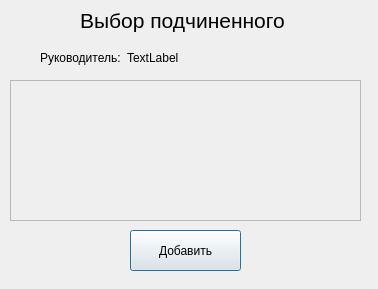
<?xml version="1.0" encoding="UTF-8"?>
<ui version="4.0">
 <class>AddSlaveDialog</class>
 <widget class="QDialog" name="AddSlaveDialog">
  <property name="geometry">
   <rect>
    <x>0</x>
    <y>0</y>
    <width>378</width>
    <height>289</height>
   </rect>
  </property>
  <property name="windowTitle">
   <string>Dialog</string>
  </property>
  <widget class="QLabel" name="label">
   <property name="geometry">
    <rect>
     <x>80</x>
     <y>0</y>
     <width>211</width>
     <height>41</height>
    </rect>
   </property>
   <property name="font">
    <font>
     <pointsize>16</pointsize>
    </font>
   </property>
   <property name="text">
    <string>Выбор подчиненного</string>
   </property>
  </widget>
  <widget class="QScrollArea" name="scrollArea">
   <property name="geometry">
    <rect>
     <x>10</x>
     <y>80</y>
     <width>351</width>
     <height>141</height>
    </rect>
   </property>
   <property name="widgetResizable">
    <bool>true</bool>
   </property>
   <widget class="QWidget" name="scrollAreaWidgetContents">
    <property name="geometry">
     <rect>
      <x>0</x>
      <y>0</y>
      <width>349</width>
      <height>139</height>
     </rect>
    </property>
   </widget>
  </widget>
  <widget class="QPushButton" name="btnSave">
   <property name="geometry">
    <rect>
     <x>130</x>
     <y>230</y>
     <width>111</width>
     <height>41</height>
    </rect>
   </property>
   <property name="text">
    <string>Добавить</string>
   </property>
  </widget>
  <widget class="QWidget" name="layoutWidget">
   <property name="geometry">
    <rect>
     <x>40</x>
     <y>50</y>
     <width>285</width>
     <height>15</height>
    </rect>
   </property>
   <layout class="QHBoxLayout" name="horizontalLayout">
    <item>
     <widget class="QLabel" name="label_2">
      <property name="text">
       <string>Руководитель:</string>
      </property>
     </widget>
    </item>
    <item>
     <widget class="QLabel" name="txtMaster">
      <property name="minimumSize">
       <size>
        <width>200</width>
        <height>0</height>
       </size>
      </property>
      <property name="text">
       <string>TextLabel</string>
      </property>
     </widget>
    </item>
   </layout>
  </widget>
 </widget>
 <resources/>
 <connections/>
</ui>
